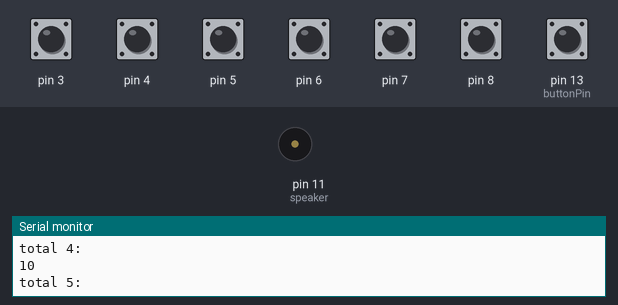
A sketch run on a simulated Arduino Uno, built with avr-gcc and run on an emulated ATmega328P. On the bench: buzzer (waves = sounding), the last lines printed to the serial monitor. The inputs (shaded band) are chosen by the test bench; at power-on: pin 3–8 HIGH, pin 13 (buttonPin) LOW.

Above: at 1.2 s.
1.3 s: pin 3 pulled LOW for 0.2 s
At 1.58 s:
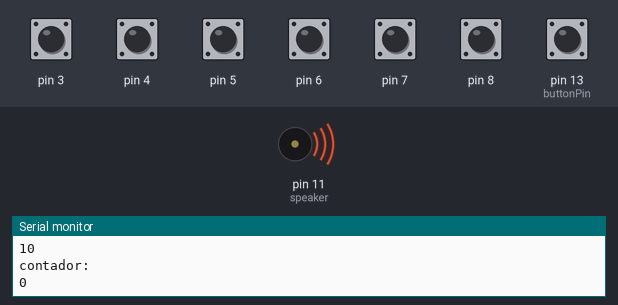
3.1 s: pin 4 pulled LOW for 1 s
At 4.5 s:
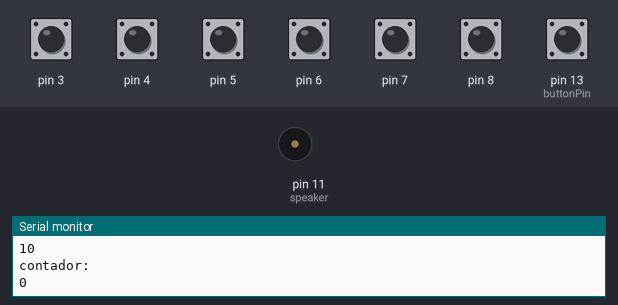
7.1 s: pin 5 pulled LOW for 0.2 s
At 7.34 s:
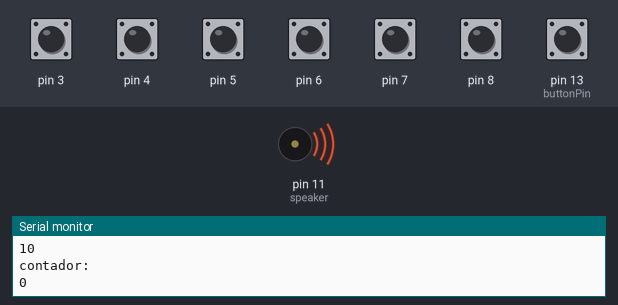
Timing chart, 0 to 10.1 s (numbered marks = the images above; inputs shaded):
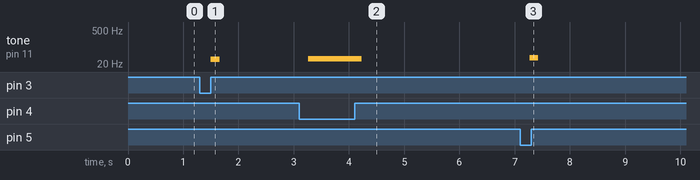

The sketch:

PianoCapacitivo.ino
```cpp
// Import the CapacitiveSensor Library.
#include <CapacitiveSensor.h>
#include "pitches.h"
#define speaker 11

// Set the Send Pin & Receive Pin.
CapacitiveSensor   cs_2_3 = CapacitiveSensor(2,3);
CapacitiveSensor   cs_2_4 = CapacitiveSensor(2,4);
CapacitiveSensor   cs_2_5 = CapacitiveSensor(2,5);
CapacitiveSensor   cs_2_6 = CapacitiveSensor(2,6);
CapacitiveSensor   cs_2_7 = CapacitiveSensor(2,7);
CapacitiveSensor   cs_2_8 = CapacitiveSensor(2,8);
//CapacitiveSensor   cs_2_9 = CapacitiveSensor(2,9);
//CapacitiveSensor   cs_2_10 = CapacitiveSensor(2,10);

int modo = 1; //modo = 1 (multiplicação de frequência)  modo = 2 (tecla de piano)

int buttonPin = 13;

int contador = 0;

int nota[] = {
    NOTE_B0,
    NOTE_C1,
    NOTE_D1,
    NOTE_E1,
    NOTE_F1,
    NOTE_G1,
    NOTE_A1,
    NOTE_B1,
    NOTE_C2,
    NOTE_D2,
    NOTE_E2,
    NOTE_F2,
    NOTE_G2,
    NOTE_A2,
    NOTE_B2,
    NOTE_C3,
    NOTE_D3,
    NOTE_E3,
    NOTE_F3,
    NOTE_G3,
    NOTE_A3,
    NOTE_B3,
    NOTE_C4,
    NOTE_D4,
    NOTE_E4,
    NOTE_F4,
    NOTE_G4,
    NOTE_A4,
    NOTE_B4,
    NOTE_C5,
    NOTE_D5,
    NOTE_E5,
    NOTE_F5,
    NOTE_D5,
    NOTE_G5,
    NOTE_A5,
    NOTE_B5,
    NOTE_C6,
    NOTE_D6,
    NOTE_F6,
    NOTE_G6,
    NOTE_A6,
};

void setup()
{
  cs_2_3.set_CS_AutocaL_Millis(0xFFFFFFFF);     // turn off autocalibrate on channel 1 - just as an example

  pinMode(buttonPin, INPUT);

  // Arduino start communicate with computer.
  Serial.begin(9600);
}

void loop()
{
  // Set a timer.
  long start = millis();

  // Set the sensitivity of the sensors.
  long total1 =  cs_2_3.capacitiveSensor(30);
  long total2 =  cs_2_4.capacitiveSensor(30);
  long total3 =  cs_2_5.capacitiveSensor(30);
  long total4 =  cs_2_6.capacitiveSensor(30);
  long total5 =  cs_2_7.capacitiveSensor(30);
  long total6 =  cs_2_8.capacitiveSensor(30);
//  long total7 =  cs_2_9.capacitiveSensor(30);
//  long total8 =  cs_2_10.capacitiveSensor(3000);

  Serial.println("total 1: "); // tab character for debug window spacing
  Serial.println(total1); // print sensor output 1
  Serial.println("total 2: "); // tab character for debug window spacing
  Serial.println(total2); // print sensor output 1
  Serial.println("total 3: "); // tab character for debug window spacing
  Serial.println(total3); // print sensor output 1
  Serial.println("total 4: "); // tab character for debug window spacing
  Serial.println(total4); // print sensor output 1
  Serial.println("total 5: "); // tab character for debug window spacing
  Serial.println(total5); // print sensor output 1
  Serial.println("total 6: "); // tab character for debug window spacing
  Serial.println(total6); // print sensor output 1

  if (digitalRead(buttonPin) == HIGH) {

    //zerar o contador
    if (contador == 36){
      contador = 0;
    }
    else{
      contador = contador + 6; //vez 1
    }

//    contador = 6; //vez 2
//    contador = 12; //vez 3
//    contador = 18; //vez 4
//    contador = 24; //vez 5
//    contador = 30; //vez 6
//    contador = 36; //vez 7

  }

  Serial.println("contador: ");
  Serial.println(contador);

  if (total1 > 200)
  {
    tone(speaker,nota[0 + contador]);
  }
  else if (total2 > 200)
  {
    tone(speaker,nota[1 + contador]);
  }
  else if (total3 > 200)
  {
    tone(speaker,nota[2 + contador]);
  }
  else if (total4 > 200)
  {
    tone(speaker,nota[3 + contador]);
  }
  else if (total5 > 200)
  {
    tone(speaker,nota[4 + contador]);
  }
  else if (total6 > 200)
  {
    tone(speaker,nota[5 + contador]);
  }
  else
  {
    noTone(speaker);
  }

  delay(100);

}
```

pitches.h
```cpp
#define NOTE_B0  31
#define NOTE_C1  33
#define NOTE_CS1 35
#define NOTE_D1  37
#define NOTE_DS1 39
#define NOTE_E1  41
#define NOTE_F1  44
#define NOTE_FS1 46
#define NOTE_G1  49
#define NOTE_GS1 52
#define NOTE_A1  55
#define NOTE_AS1 58
#define NOTE_B1  62
#define NOTE_C2  65
#define NOTE_CS2 69
#define NOTE_D2  73
#define NOTE_DS2 78
#define NOTE_E2  82
#define NOTE_F2  87
#define NOTE_FS2 93
#define NOTE_G2  98
#define NOTE_GS2 104
#define NOTE_A2  110
#define NOTE_AS2 117
#define NOTE_B2  123
#define NOTE_C3  131
#define NOTE_CS3 139
#define NOTE_D3  147
#define NOTE_DS3 156
#define NOTE_E3  165
#define NOTE_F3  175
#define NOTE_FS3 185
#define NOTE_G3  196
#define NOTE_GS3 208
#define NOTE_A3  220
#define NOTE_AS3 233
#define NOTE_B3  247
#define NOTE_C4  262
#define NOTE_CS4 277
#define NOTE_D4  294
#define NOTE_DS4 311
#define NOTE_E4  330
#define NOTE_F4  349
#define NOTE_FS4 370
#define NOTE_G4  392
#define NOTE_GS4 415
#define NOTE_A4  440
#define NOTE_AS4 466
#define NOTE_B4  494
#define NOTE_C5  523
#define NOTE_CS5 554
#define NOTE_D5  587
#define NOTE_DS5 622
#define NOTE_E5  659
#define NOTE_F5  698
#define NOTE_FS5 740
#define NOTE_G5  784
#define NOTE_GS5 831
#define NOTE_A5  880
#define NOTE_AS5 932
#define NOTE_B5  988
#define NOTE_C6  1047
#define NOTE_CS6 1109
#define NOTE_D6  1175
#define NOTE_DS6 1245
#define NOTE_E6  1319
#define NOTE_F6  1397
#define NOTE_FS6 1480
#define NOTE_G6  1568
#define NOTE_GS6 1661
#define NOTE_A6  1760
#define NOTE_AS6 1865
#define NOTE_B6  1976
#define NOTE_C7  2093
#define NOTE_CS7 2217
#define NOTE_D7  2349
#define NOTE_DS7 2489
#define NOTE_E7  2637
#define NOTE_F7  2794
#define NOTE_FS7 2960
#define NOTE_G7  3136
#define NOTE_GS7 3322
#define NOTE_A7  3520
#define NOTE_AS7 3729
#define NOTE_B7  3951
#define NOTE_C8  4186
#define NOTE_CS8 4435
#define NOTE_D8  4699
#define NOTE_DS8 4978
```

Measured:
- after the input at 1.3 s, tone on pin 11 (speaker): silent → 31 Hz after 0.20 s, → silent 0.16 s later
- after the input at 3.1 s, tone on pin 11 (speaker): silent → 33 Hz after 0.16 s, → silent 0.97 s later
- after the input at 7.1 s, tone on pin 11 (speaker): silent → 37 Hz after 0.17 s, → silent 0.16 s later
